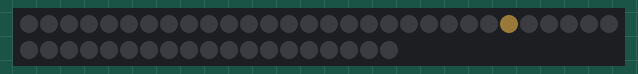
The sketch below on a simulated Arduino Uno, built with avr-gcc and run on an emulated ATmega328P. Shown: 49 RGB LEDs in strip order, left to right, continuing on the next row. Dim RGB values are drawn brighter than linear.

Above: at 0.1 s.
At 9.1 s:
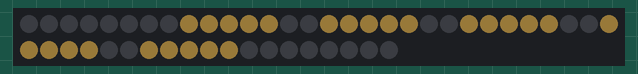
At 18.6 s:
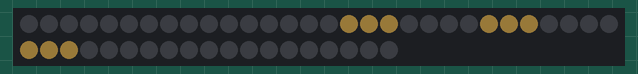
At 37.7 s:
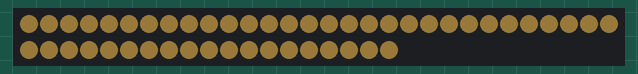

The sketch:

Matthew_Tom_code.ino
```cpp
#include <Adafruit_NeoPixel.h>
#ifdef __AVR__
#include <avr/power.h> // Required for 16 MHz Adafruit Trinket
#endif

#define LED_PIN    6

// How many NeoPixels are attached to the Arduino?
#define LED_COUNT 49

Adafruit_NeoPixel strip(LED_COUNT, LED_PIN, NEO_GRB + NEO_KHZ800); // declares strip

void setup() {
  // put your setup code here, to run once:
  Serial.begin(9600);
  #if defined(_AVR_ATtiny85_) && (F_CPU == 16000000)
  clock_prescale_set(clock_div_1);
  #endif

  strip.begin();
  strip.show();
  strip.setBrightness(50);
}
void boxINboxOUT(uint32_t color, int wait) {
  int layer1 = 24;
  int layer2 [] = { 16,17,18,23,25,30,31,32 }; //length 0 to 8
  int layer3 [] = { 8,9,10,11,12,15,19,22,26,29,33,36,37,38,39,40 }; //length 0 to 15
  int layer4 [] = { 0,1,2,3,4,5,6,7,13,14,20,21,27,28,34,35,41,42,43,44,45,46,47,48 }; //length 0 to 23
  strip.setPixelColor(layer1, color);
  strip.show();
  delay(wait);
  for( int i = 0; i < 9; i++){
    strip.setPixelColor(layer2[i], color);
  }
  strip.show();
  delay(wait);
  for( int i = 0; i < 16; i++) {
    strip.setPixelColor(layer3[i], color);
  }
  strip.show();
  delay(wait);
  for( int i = 0; i < 24; i++) {
    strip.setPixelColor(layer4[i], color);
  }
  strip.show();
  delay(wait);
  for( int i = 0; i < 24; i++) {
    strip.setPixelColor(layer4[i], strip.Color(0,0,0));
  }
  strip.show();
  delay(wait);
  for( int i = 0; i < 16; i++) {
    strip.setPixelColor(layer3[i], strip.Color(0,0,0));
  }
  strip.show();
  delay(wait);
  for( int i = 0; i < 9; i++) {
    strip.setPixelColor(layer2[i], strip.Color(0,0,0));
  }
  strip.show();

}
void loop() {
  // put your main code here, to run repeatedly:
  boxINboxOUT(strip.Color(123,100,50), 500);
  delay(1000);
}
```

Measured:
- what the display in image 1 shows lasts 0.5 s, from 9.0 s to 9.5 s
